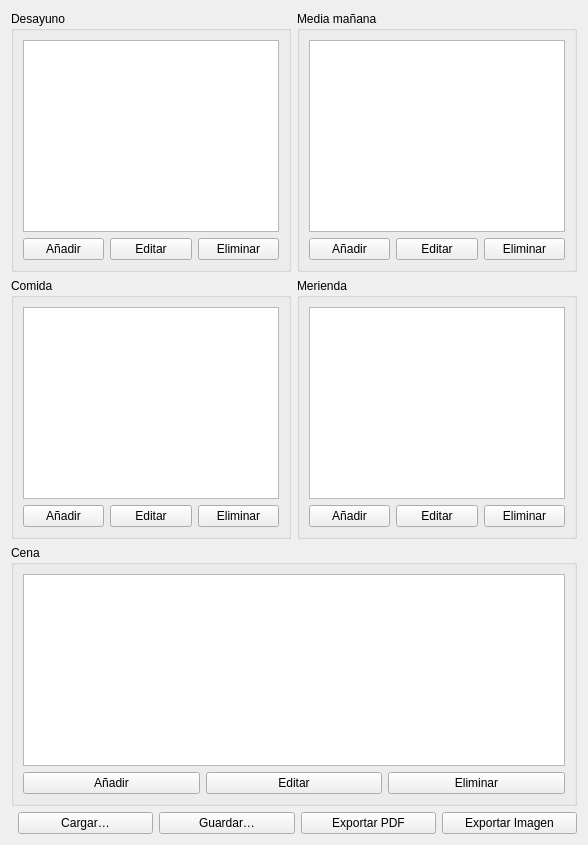
<?xml version="1.0" encoding="UTF-8"?>
<ui version="4.0">
 <class>DayEditor</class>
 <widget class="QWidget" name="DayEditor">
  <property name="windowTitle"><string>Planificador Diario</string></property>
  <layout class="QVBoxLayout" name="verticalLayout">
   <item>
    <layout class="QGridLayout" name="gridMeals">
     <!-- Desayuno -->
     <item row="0" column="0">
      <widget class="QGroupBox" name="grpDesayuno">
       <property name="title"><string>Desayuno</string></property>
       <layout class="QVBoxLayout">
        <item><widget class="QListWidget" name="lstDesayuno"/></item>
        <item>
         <layout class="QHBoxLayout">
          <item><widget class="QPushButton" name="btnAddDes"><property name="text"><string>Añadir</string></property></widget></item>
          <item><widget class="QPushButton" name="btnEditDes"><property name="text"><string>Editar</string></property></widget></item>
          <item><widget class="QPushButton" name="btnDelDes"><property name="text"><string>Eliminar</string></property></widget></item>
         </layout>
        </item>
       </layout>
      </widget>
     </item>

     <!-- Media mañana -->
     <item row="0" column="1">
      <widget class="QGroupBox" name="grpMedia">
       <property name="title"><string>Media mañana</string></property>
       <layout class="QVBoxLayout">
        <item><widget class="QListWidget" name="lstMedia"/></item>
        <item>
         <layout class="QHBoxLayout">
          <item><widget class="QPushButton" name="btnAddMed"><property name="text"><string>Añadir</string></property></widget></item>
          <item><widget class="QPushButton" name="btnEditMed"><property name="text"><string>Editar</string></property></widget></item>
          <item><widget class="QPushButton" name="btnDelMed"><property name="text"><string>Eliminar</string></property></widget></item>
         </layout>
        </item>
       </layout>
      </widget>
     </item>

     <!-- Comida -->
     <item row="1" column="0">
      <widget class="QGroupBox" name="grpComida">
       <property name="title"><string>Comida</string></property>
       <layout class="QVBoxLayout">
        <item><widget class="QListWidget" name="lstComida"/></item>
        <item>
         <layout class="QHBoxLayout">
          <item><widget class="QPushButton" name="btnAddCom"><property name="text"><string>Añadir</string></property></widget></item>
          <item><widget class="QPushButton" name="btnEditCom"><property name="text"><string>Editar</string></property></widget></item>
          <item><widget class="QPushButton" name="btnDelCom"><property name="text"><string>Eliminar</string></property></widget></item>
         </layout>
        </item>
       </layout>
      </widget>
     </item>

     <!-- Merienda -->
     <item row="1" column="1">
      <widget class="QGroupBox" name="grpMerienda">
       <property name="title"><string>Merienda</string></property>
       <layout class="QVBoxLayout">
        <item><widget class="QListWidget" name="lstMerienda"/></item>
        <item>
         <layout class="QHBoxLayout">
          <item><widget class="QPushButton" name="btnAddMer"><property name="text"><string>Añadir</string></property></widget></item>
          <item><widget class="QPushButton" name="btnEditMer"><property name="text"><string>Editar</string></property></widget></item>
          <item><widget class="QPushButton" name="btnDelMer"><property name="text"><string>Eliminar</string></property></widget></item>
         </layout>
        </item>
       </layout>
      </widget>
     </item>

     <!-- Cena -->
     <item row="2" column="0" colspan="2">
      <widget class="QGroupBox" name="grpCena">
       <property name="title"><string>Cena</string></property>
       <layout class="QVBoxLayout">
        <item><widget class="QListWidget" name="lstCena"/></item>
        <item>
         <layout class="QHBoxLayout">
          <item><widget class="QPushButton" name="btnAddCen"><property name="text"><string>Añadir</string></property></widget></item>
          <item><widget class="QPushButton" name="btnEditCen"><property name="text"><string>Editar</string></property></widget></item>
          <item><widget class="QPushButton" name="btnDelCen"><property name="text"><string>Eliminar</string></property></widget></item>
         </layout>
        </item>
       </layout>
      </widget>
     </item>
    </layout>
   </item>

   <!-- Acciones generales -->
   <item>
    <layout class="QHBoxLayout">
     <item><spacer><property name="orientation"><enum>Qt::Horizontal</enum></property></spacer></item>
     <item><widget class="QPushButton" name="btnLoad"><property name="text"><string>Cargar…</string></property></widget></item>
     <item><widget class="QPushButton" name="btnSave"><property name="text"><string>Guardar…</string></property></widget></item>
     <item><widget class="QPushButton" name="btnExportPdf"><property name="text"><string>Exportar PDF</string></property></widget></item>
     <item><widget class="QPushButton" name="btnExportImg"><property name="text"><string>Exportar Imagen</string></property></widget></item>
    </layout>
   </item>
  </layout>
 </widget>
 <resources/>
 <connections/>
</ui>
